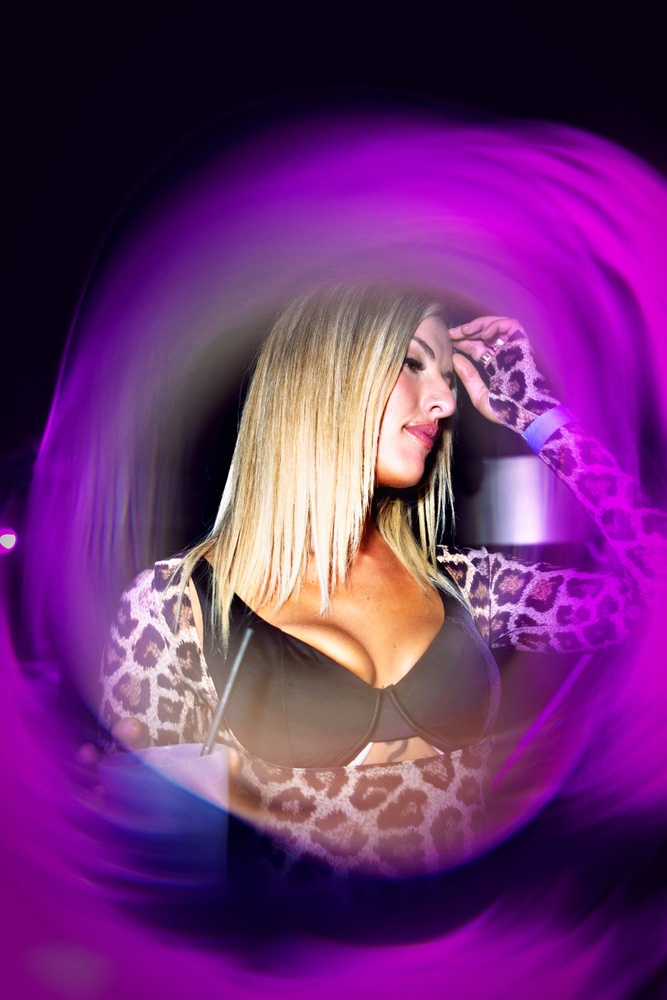
#> input picture photo/nightlife_graded.jpg, 667 x 1000 px, shrunk from 1334 x 2000 before the run
$ python grade_nightlife.py nightlife_graded.jpg nightlife_original.jpg
#> lines starting #> are read from the running program, lines starting #| are printed output that depends on the picture; after the words box and inside, x2 and y2 are one past the last pixel; in counts of white or black regions, pixels touching at a corner belong together
"""Nightlife color grade: deep inky blacks, neon magenta/violet, glow, protected skin."""
import sys
import numpy as np
from PIL import Image, ImageFilter

src, dst = sys.argv[1], sys.argv[2]
im = Image.open(src).convert("RGB")
#> im is the input picture: PIL image 667x1000 RGB; mean R, G, B 108.1, 45.4, 113
img = np.asarray(im).astype(np.float32) / 255.0
h, w, _ = img.shape
#> h = 1000; w = 667


def rgb_to_hsv(rgb):
    r, g, b = rgb[..., 0], rgb[..., 1], rgb[..., 2]
    mx, mn = rgb.max(-1), rgb.min(-1)
    d = mx - mn + 1e-6
    hue = np.where(mx == r, (g - b) / d % 6, np.where(mx == g, (b - r) / d + 2, (r - g) / d + 4)) / 6
    sat = np.where(mx > 0, (mx - mn) / (mx + 1e-6), 0)
    return np.stack([hue % 1, sat, mx], -1)


def hsv_to_rgb(hsv):
    hh, s, v = hsv[..., 0] * 6, hsv[..., 1], hsv[..., 2]
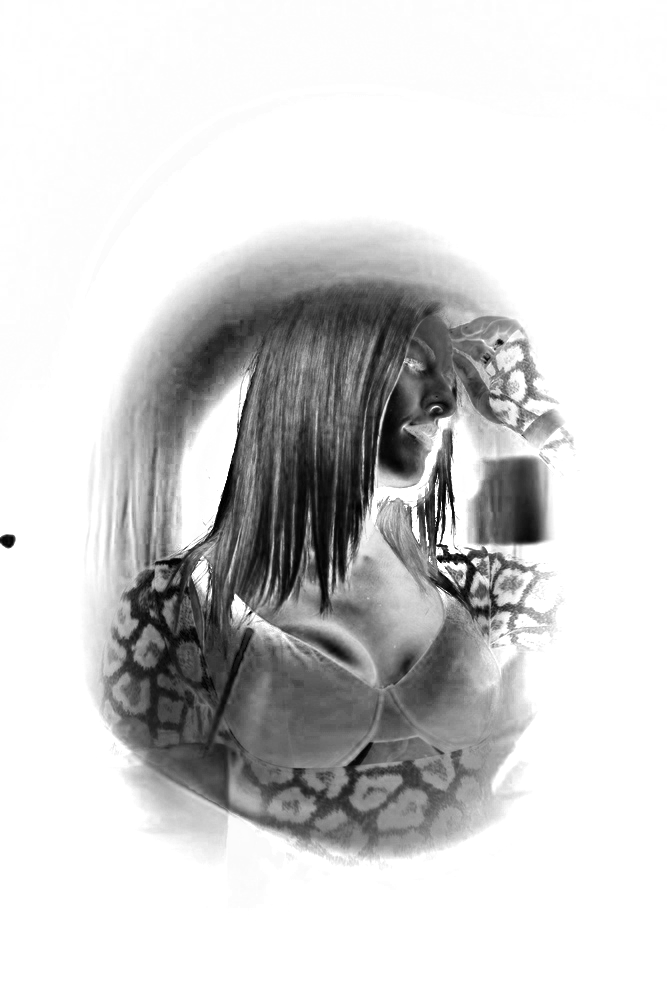
#> s: shape (1000, 667) float64; min 0, max 1, mean 0.82
    i = np.floor(hh).astype(int) % 6
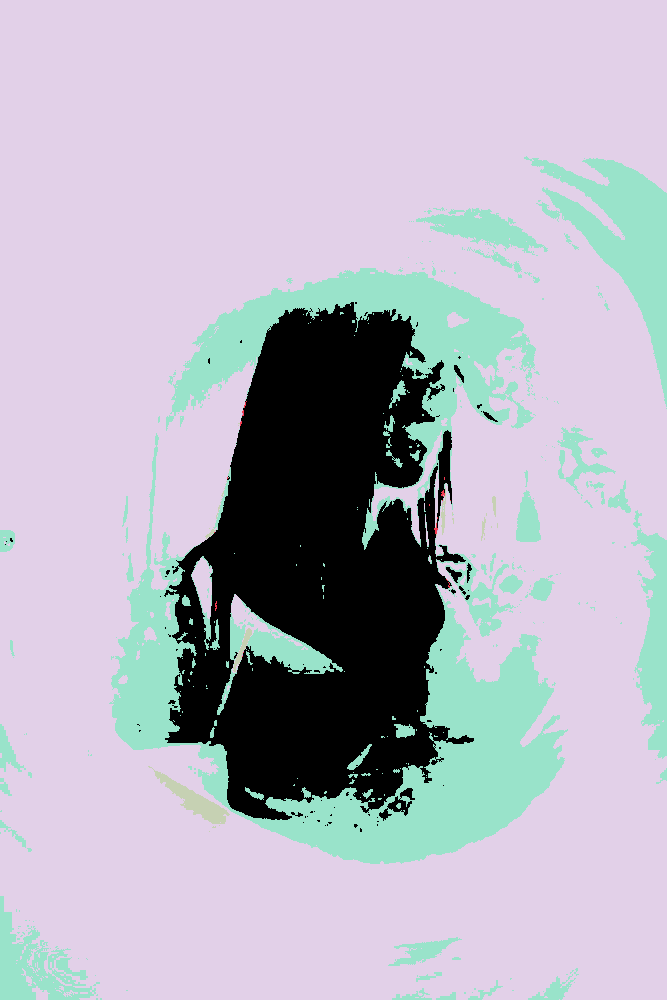
#> i: shape (1000, 667) int64; 6 distinct labels, from 0 to 5; one colour per label, 0 black
    f = hh - np.floor(hh)
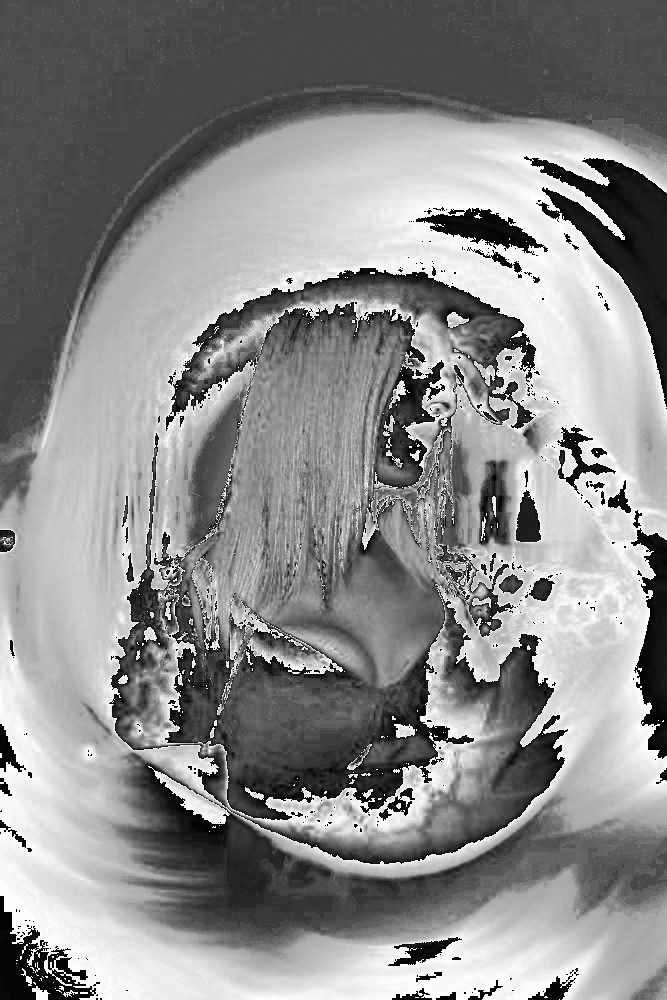
#> f: shape (1000, 667) float64; min 0, max 1, mean 0.545
    p, q, t = v * (1 - s), v * (1 - s * f), v * (1 - s * (1 - f))
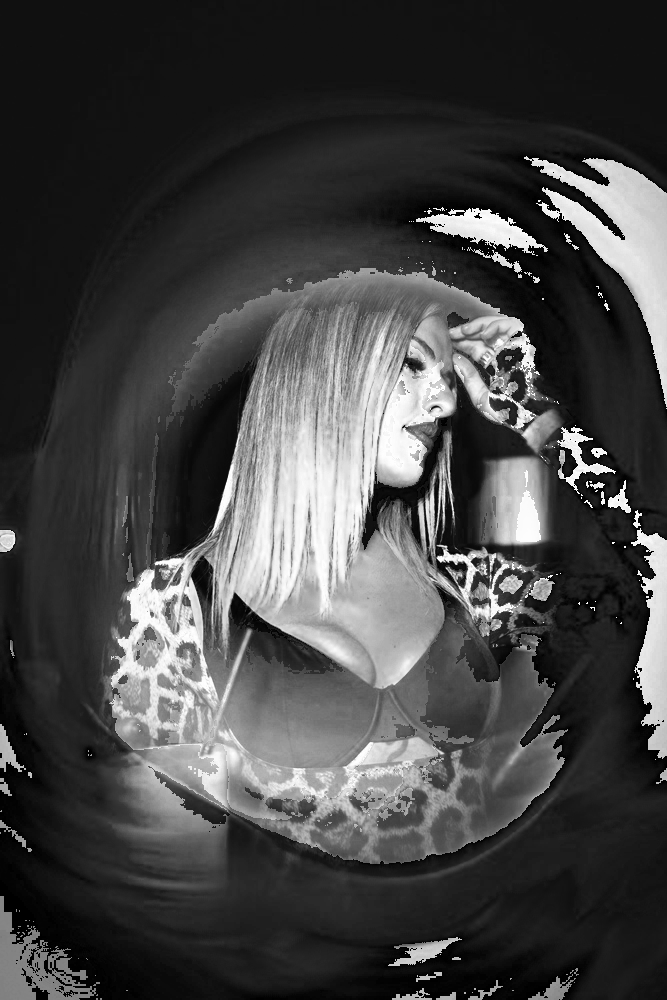
#> q: shape (1000, 667) float64; min 8.65e-06, max 1, mean 0.271
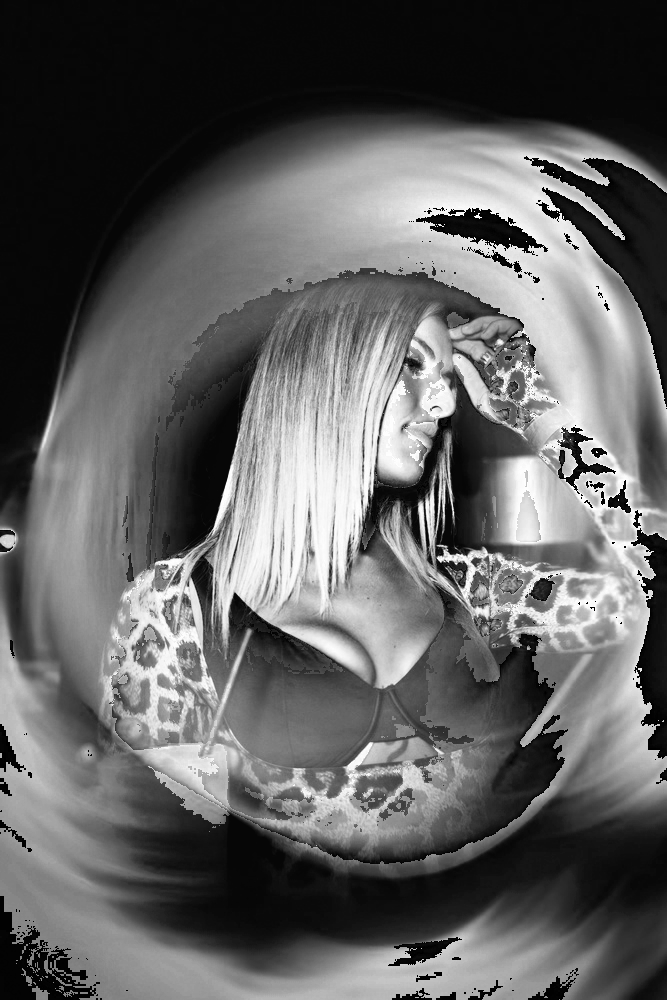
#> t: shape (1000, 667) float64; min 5.66e-07, max 1, mean 0.382
    choices = [(v, t, p), (q, v, p), (p, v, t), (p, q, v), (t, p, v), (v, p, q)]
    out = np.zeros(hsv.shape, np.float32)
    for k, (a, b_, c) in enumerate(choices):
        m = i == k
        out[m] = np.stack([a[m], b_[m], c[m]], -1)
#> this loop made 6 passes
#> pass 1, in hsv_to_rgb, `m = i == k`:
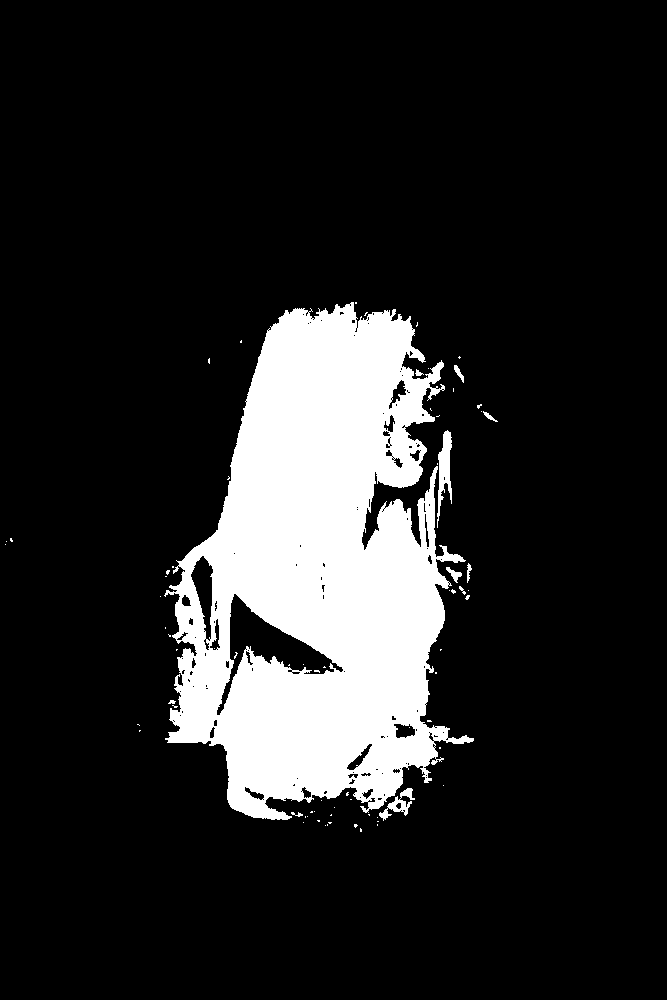
#> m: shape (1000, 667) bool; 14.8% white; 74 white regions (63 under 20 px), largest, box (x1, y1, x2, y2) and area: (164, 302, 474, 820) 96798, (437, 430, 452, 528) 711, (379, 788, 415, 821) 376
#> after the loop:
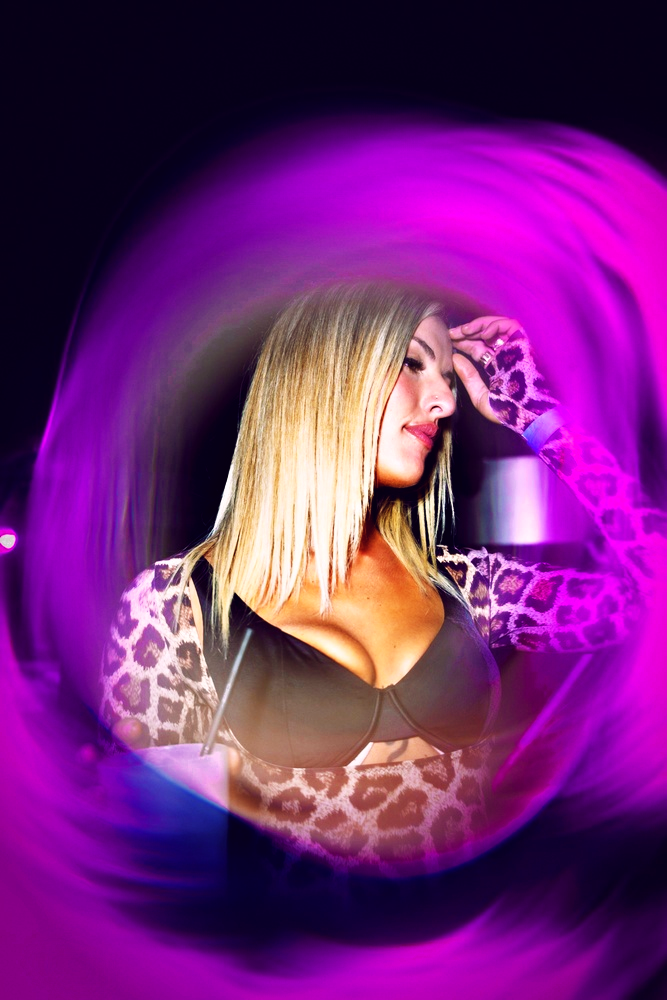
#> out: shape (1000, 667, 3) float32; mean of channels 0, 1, 2 0.458, 0.146, 0.468; drawn as R, G, B
    return out


def hue_mask(hue, center, width):
    d = np.abs((hue - center + 0.5) % 1 - 0.5)
    return np.clip(1 - d / width, 0, 1) ** 1.5


lum = img @ np.array([0.2126, 0.7152, 0.0722], np.float32)

# 1. Contrast S-curve with crushed, slightly lifted-matte blacks
x = img
x = np.clip((x - 0.03) / 0.97, 0, 1)
x = x + 0.22 * x * (1 - x) * (2 * x - 1) * 2.2  # S-curve
x = 0.018 + x * 0.982  # tiny lift so shadows feel filmic, not dead

# 2. Split toning: indigo/blue shadows, warm-pink highlights
lum = x @ np.array([0.2126, 0.7152, 0.0722], np.float32)
sh = np.clip(1 - lum / 0.45, 0, 1)[..., None] ** 1.5
hi = np.clip((lum - 0.55) / 0.45, 0, 1)[..., None]
x = x + sh * np.array([0.010, -0.010, 0.060]) * 1.0
x = x + hi * np.array([0.035, 0.005, 0.010])
x = np.clip(x, 0, 1)

# 3. HSL work: neon magenta pumped, skin protected/warmed
hsv = rgb_to_hsv(x)
hue, sat, val = hsv[..., 0], hsv[..., 1], hsv[..., 2]
skin = hue_mask(hue, 0.06, 0.07) * np.clip((val - 0.25) / 0.3, 0, 1) * np.clip(1 - sat / 0.75, 0, 1)
magenta = hue_mask(hue, 0.83, 0.10)
purple = hue_mask(hue, 0.74, 0.07)
# shift purples toward hot magenta, magentas a touch toward pink
hue = hue + magenta * 0.020 + purple * 0.035
sat = sat * (1 + 0.35 * magenta + 0.30 * purple)
# vibrance on everything else, gentle on skin
vib = 0.25 * (1 - sat) * (1 - skin)
sat = sat * (1 + vib) * (1 - 0.06 * skin)
hue = hue - skin * 0.006  # skin slightly warmer/peachier
val = val * (1 + 0.08 * magenta * (1 - skin))
hsv = np.stack([hue % 1, np.clip(sat, 0, 1), np.clip(val, 0, 1)], -1)
x = hsv_to_rgb(hsv)

# 4. Clarity (large-radius local contrast), stronger on subject
def blur(a, r):
    pil = Image.fromarray((np.clip(a, 0, 1) * 255).astype(np.uint8))
    return np.asarray(pil.filter(ImageFilter.GaussianBlur(r))).astype(np.float32) / 255

yy, xx = np.mgrid[0:h, 0:w].astype(np.float32)
cx, cy = w * 0.52, h * 0.45
#> cx = 346.8; cy = 450
rr = np.sqrt(((xx - cx) / (w * 0.55)) ** 2 + ((yy - cy) / (h * 0.5)) ** 2)
center = np.clip(1.2 - rr, 0, 1)[..., None]
local = blur(x, 25)
x = np.clip(x + (x - local) * (0.18 + 0.10 * center), 0, 1)

# 5. Neon bloom: glow from bright saturated areas, screen blended
sat_now = (x.max(-1) - x.min(-1)) / (x.max(-1) + 1e-6)
bright = (np.clip((x.max(-1) - 0.5) / 0.5, 0, 1) * np.clip((sat_now - 0.35) / 0.4, 0, 1))[..., None] * x
glow = blur(bright, 45) * 0.6 + blur(bright, 14) * 0.25
glow = glow * np.array([1.0, 0.75, 1.05])
x = 1 - (1 - x) * (1 - np.clip(glow, 0, 1))

# Highlight roll-off so skin and hair keep their detail
lum = x @ np.array([0.2126, 0.7152, 0.0722], np.float32)
knee = 0.72
comp = np.where(lum > knee, knee + (1 - knee) * np.tanh((lum - knee) / (1 - knee) * 0.9) / np.tanh(0.9) * 0.93, lum)
x = np.clip(x * (comp / (lum + 1e-6))[..., None], 0, 1)

# 6. Vignette toward deep violet-black
vig = np.clip((rr - 0.55) / 0.7, 0, 1)[..., None] ** 1.6
x = x * (1 - 0.55 * vig) + vig * 0.55 * np.array([0.03, 0.0, 0.05])

# 7. Fine film grain (luma)
rng = np.random.default_rng(7)
grain = blur(rng.normal(0.5, 0.18, (h, w, 1)).repeat(3, -1), 0.6) - 0.5
x = x + grain[..., :1] * 0.05 * (1 - np.abs(x.mean(-1, keepdims=True) - 0.5) * 1.2)

out = Image.fromarray((np.clip(x, 0, 1) * 255 + 0.5).astype(np.uint8))
out.save(dst, quality=95, subsampling=0)
print("saved", dst)
